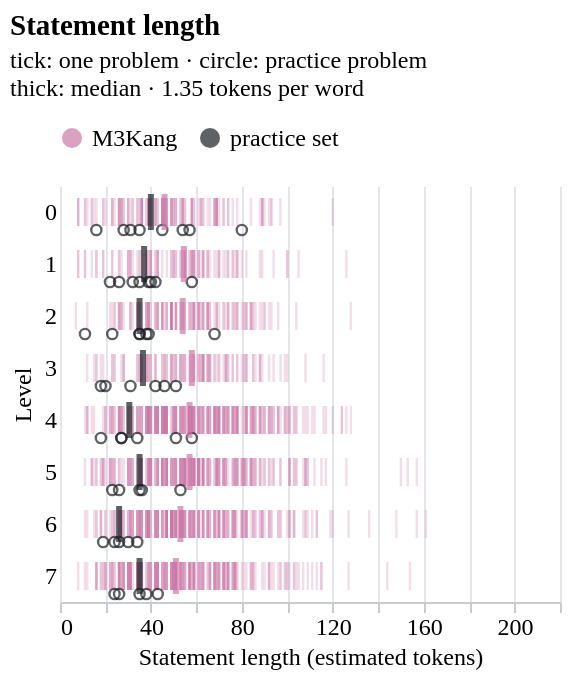

Write the Vega-Lite specification saved for this chart.
### Vega-Lite specification from a JSON file in a GitHub repository (floating-point values rounded to 4 significant figures; data arrays with more than 128 entries replaced by an {"elided": "..."} marker saying what was removed)
{"config": {"font": "Atkinson Hyperlegible", "background": null, "view": {"stroke": null}, "axis": {"labelFontSize": 12, "titleFontSize": 12, "titleFontWeight": "normal", "gridColor": "#e3e6ea", "domainColor": "#c7ccd2", "tickColor": "#c7ccd2"}, "title": {"fontSize": 14.5, "fontWeight": 700, "subtitleFontSize": 12, "subtitlePadding": 4, "offset": 12, "font": "Atkinson Hyperlegible", "subtitleFont": "Atkinson Hyperlegible"}, "legend": {"labelFontSize": 12}}, "layer": [{"data": {"name": "data-f83aec088559d94e3c0b48b0e723e795"}, "mark": {"type": "tick", "color": "#cc79a7", "opacity": 0.25, "size": 14, "thickness": 1.2}, "encoding": {"tooltip": [{"field": "tokens", "title": "Tokens", "type": "quantitative"}], "x": {"field": "tokens", "scale": {"clamp": true, "domain": [0, 220]}, "title": "Statement length (estimated tokens)", "type": "quantitative"}, "y": {"axis": {"domain": false, "ticks": false}, "field": "level", "sort": ["0", "1", "2", "3", "4", "5", "6", "7"], "title": "Level", "type": "nominal"}}}, {"data": {"name": "data-4f928d9f516c6c03abba6d297b80639c"}, "mark": {"type": "point", "color": "#1b1f24", "filled": false, "size": 26, "strokeWidth": 1.2, "yOffset": 9}, "encoding": {"x": {"field": "tokens", "scale": {"clamp": true, "domain": [0, 220]}, "title": "Statement length (estimated tokens)", "type": "quantitative"}, "y": {"axis": {"domain": false, "ticks": false}, "field": "level", "sort": ["0", "1", "2", "3", "4", "5", "6", "7"], "title": "Level", "type": "nominal"}}}, {"data": {"name": "data-ac4878e839cd156780e2522b9479bdf8"}, "mark": {"type": "tick", "size": 18, "thickness": 3}, "encoding": {"color": {"field": "dataset", "legend": {"orient": "top", "title": null}, "scale": {"domain": ["M3Kang", "practice set"], "range": ["#cc79a7", "#1b1f24"]}, "type": "nominal"}, "tooltip": [{"field": "dataset", "type": "nominal"}, {"field": "level", "type": "nominal"}, {"field": "tokens", "title": "Median tokens", "type": "quantitative"}], "x": {"field": "tokens", "type": "quantitative"}, "y": {"axis": {"domain": false, "ticks": false}, "field": "level", "sort": ["0", "1", "2", "3", "4", "5", "6", "7"], "title": "Level", "type": "nominal"}}}], "height": {"step": 26}, "title": {"text": "Statement length", "anchor": "start", "subtitle": ["tick: one problem · circle: practice problem", "thick: median · 1.35 tokens per word"]}, "width": 250, "$schema": "https://vega.github.io/schema/vega-lite/v5.20.1.json", "datasets": {"data-f83aec088559d94e3c0b48b0e723e795": {"elided": "1747 records"}, "data-4f928d9f516c6c03abba6d297b80639c": [{"dataset": "practice set", "level": "0", "tokens": 16}, {"dataset": "practice set", "level": "0", "tokens": 28}, {"dataset": "practice set", "level": "0", "tokens": 31}, {"dataset": "practice set", "level": "0", "tokens": 35}, {"dataset": "practice set", "level": "0", "tokens": 45}, {"dataset": "practice set", "level": "0", "tokens": 54}, {"dataset": "practice set", "level": "0", "tokens": 57}, {"dataset": "practice set", "level": "0", "tokens": 80}, {"dataset": "practice set", "level": "1", "tokens": 22}, {"dataset": "practice set", "level": "1", "tokens": 26}, {"dataset": "practice set", "level": "1", "tokens": 32}, {"dataset": "practice set", "level": "1", "tokens": 35}, {"dataset": "practice set", "level": "1", "tokens": 39}, {"dataset": "practice set", "level": "1", "tokens": 40}, {"dataset": "practice set", "level": "1", "tokens": 42}, {"dataset": "practice set", "level": "1", "tokens": 58}, {"dataset": "practice set", "level": "2", "tokens": 11}, {"dataset": "practice set", "level": "2", "tokens": 23}, {"dataset": "practice set", "level": "2", "tokens": 35}, {"dataset": "practice set", "level": "2", "tokens": 35}, {"dataset": "practice set", "level": "2", "tokens": 38}, {"dataset": "practice set", "level": "2", "tokens": 39}, {"dataset": "practice set", "level": "2", "tokens": 68}, {"dataset": "practice set", "level": "3", "tokens": 18}, {"dataset": "practice set", "level": "3", "tokens": 20}, {"dataset": "practice set", "level": "3", "tokens": 31}, {"dataset": "practice set", "level": "3", "tokens": 42}, {"dataset": "practice set", "level": "3", "tokens": 46}, {"dataset": "practice set", "level": "3", "tokens": 51}, {"dataset": "practice set", "level": "4", "tokens": 18}, {"dataset": "practice set", "level": "4", "tokens": 27}, {"dataset": "practice set", "level": "4", "tokens": 27}, {"dataset": "practice set", "level": "4", "tokens": 34}, {"dataset": "practice set", "level": "4", "tokens": 51}, {"dataset": "practice set", "level": "4", "tokens": 58}, {"dataset": "practice set", "level": "5", "tokens": 23}, {"dataset": "practice set", "level": "5", "tokens": 26}, {"dataset": "practice set", "level": "5", "tokens": 35}, {"dataset": "practice set", "level": "5", "tokens": 36}, {"dataset": "practice set", "level": "5", "tokens": 53}, {"dataset": "practice set", "level": "6", "tokens": 19}, {"dataset": "practice set", "level": "6", "tokens": 24}, {"dataset": "practice set", "level": "6", "tokens": 26}, {"dataset": "practice set", "level": "6", "tokens": 30}, {"dataset": "practice set", "level": "6", "tokens": 34}, {"dataset": "practice set", "level": "7", "tokens": 24}, {"dataset": "practice set", "level": "7", "tokens": 26}, {"dataset": "practice set", "level": "7", "tokens": 35}, {"dataset": "practice set", "level": "7", "tokens": 38}, {"dataset": "practice set", "level": "7", "tokens": 43}], "data-ac4878e839cd156780e2522b9479bdf8": [{"dataset": "M3Kang", "level": "0", "tokens": 46.0}, {"dataset": "M3Kang", "level": "1", "tokens": 54.5}, {"dataset": "M3Kang", "level": "2", "tokens": 54.0}, {"dataset": "M3Kang", "level": "3", "tokens": 58.0}, {"dataset": "M3Kang", "level": "4", "tokens": 57.0}, {"dataset": "M3Kang", "level": "5", "tokens": 57.0}, {"dataset": "M3Kang", "level": "6", "tokens": 53.0}, {"dataset": "M3Kang", "level": "7", "tokens": 51.0}, {"dataset": "practice set", "level": "0", "tokens": 40.0}, {"dataset": "practice set", "level": "1", "tokens": 37.0}, {"dataset": "practice set", "level": "2", "tokens": 35.0}, {"dataset": "practice set", "level": "3", "tokens": 36.5}, {"dataset": "practice set", "level": "4", "tokens": 30.5}, {"dataset": "practice set", "level": "5", "tokens": 35.0}, {"dataset": "practice set", "level": "6", "tokens": 26.0}, {"dataset": "practice set", "level": "7", "tokens": 35.0}]}}
